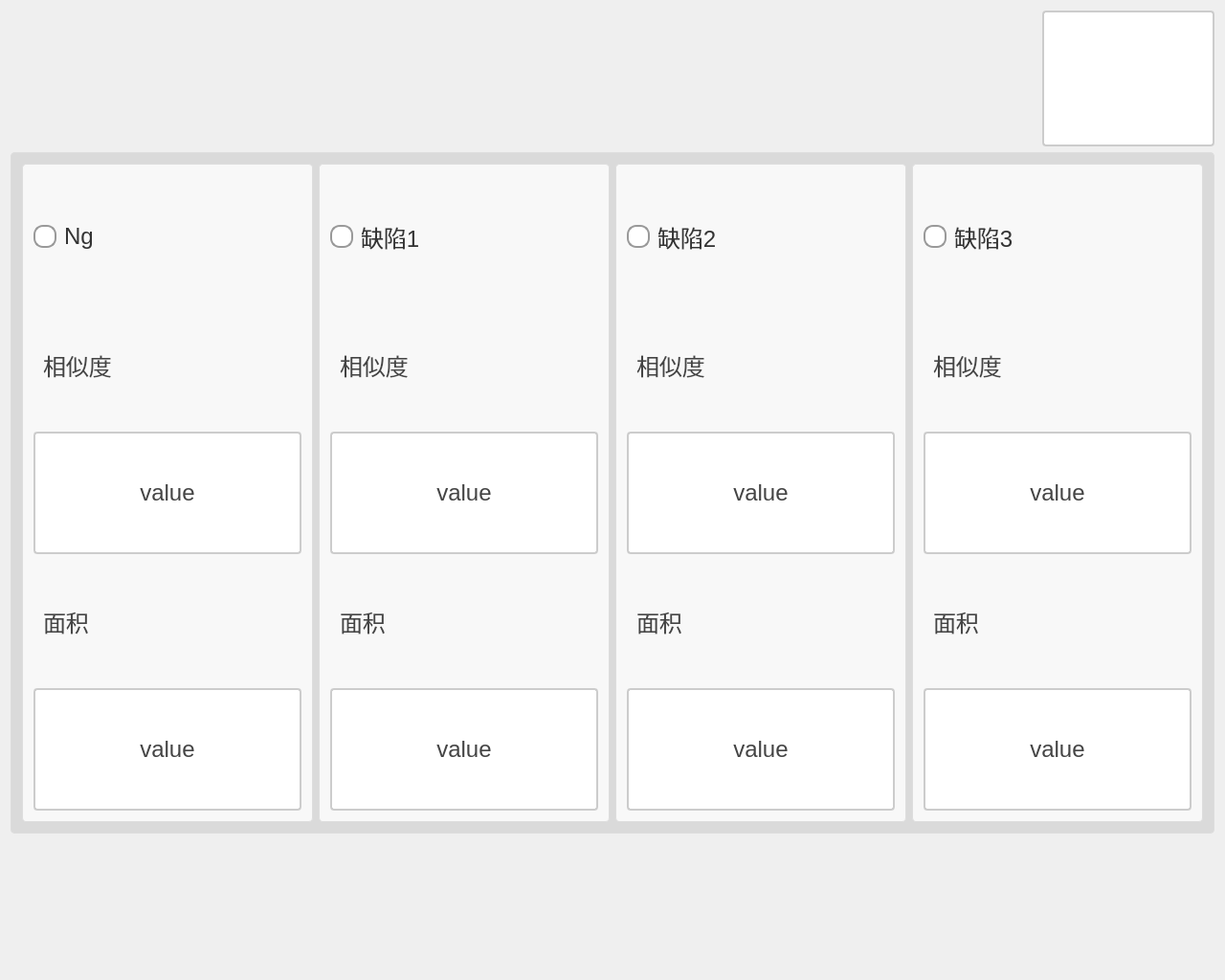
<?xml version="1.0" encoding="UTF-8"?>
<ui version="4.0">
 <class>DlgProductScoreClass</class>
 <widget class="QDialog" name="DlgProductScoreClass">
  <property name="geometry">
   <rect>
    <x>0</x>
    <y>0</y>
    <width>1280</width>
    <height>1024</height>
   </rect>
  </property>
  <property name="windowTitle">
   <string>DlgProductScore</string>
  </property>
  <layout class="QGridLayout" name="gridLayout_2">
   <item row="0" column="0">
    <layout class="QVBoxLayout" name="verticalLayout_5" stretch="1,5,1">
     <item>
      <layout class="QHBoxLayout" name="horizontalLayout_2" stretch="6,1">
       <item>
        <spacer name="horizontalSpacer">
         <property name="orientation">
          <enum>Qt::Orientation::Horizontal</enum>
         </property>
         <property name="sizeHint" stdset="0">
          <size>
           <width>638</width>
           <height>20</height>
          </size>
         </property>
        </spacer>
       </item>
       <item>
        <widget class="QPushButton" name="pbtn_close">
         <property name="sizePolicy">
          <sizepolicy hsizetype="Minimum" vsizetype="Minimum">
           <horstretch>0</horstretch>
           <verstretch>0</verstretch>
          </sizepolicy>
         </property>
         <property name="styleSheet">
          <string notr="true">QPushButton {
    padding: 6px 14px;
    border: 2px solid #CCC;
    border-radius: 4px;
    background-color: white;
    color: #444;
	font-size:24px;
    qproperty-icon: url(:/icons/closeBlack.png);  
    qproperty-iconSize: 50px 50px;
}

QPushButton:hover {
    background-color: #ff6666;
}

QPushButton:pressed {
    background-color: #cc0000;
}
</string>
         </property>
         <property name="text">
          <string/>
         </property>
        </widget>
       </item>
      </layout>
     </item>
     <item>
      <widget class="QGroupBox" name="groupBox_10">
       <property name="styleSheet">
        <string notr="true">QGroupBox {
    border: 1px solid #DDD;
    border-radius: 4px;
    font: bold 14px;
    color: #666;
    background-color: rgb(218, 218, 218);
}

QGroupBox::title {
    subcontrol-origin: margin;
    subcontrol-position: top left;
    left: 10px;
    padding: 0 5px;
}</string>
       </property>
       <property name="title">
        <string/>
       </property>
       <layout class="QGridLayout" name="gridLayout">
        <item row="0" column="0">
         <layout class="QHBoxLayout" name="horizontalLayout">
          <item>
           <widget class="QGroupBox" name="groupBox_4">
            <property name="styleSheet">
             <string notr="true">QGroupBox {
    border: 1px solid #DDD;
    border-radius: 4px;
    font: bold 14px;
    color: #666;
    background-color: #F8F8F8;
}

QGroupBox::title {
    subcontrol-origin: margin;
    subcontrol-position: top left;
    left: 10px;
    padding: 0 5px;
}</string>
            </property>
            <property name="title">
             <string/>
            </property>
            <layout class="QGridLayout" name="gridLayout_3">
             <item row="0" column="0">
              <layout class="QVBoxLayout" name="verticalLayout_4">
               <item>
                <widget class="QRadioButton" name="rbtn_NgEnable">
                 <property name="sizePolicy">
                  <sizepolicy hsizetype="Minimum" vsizetype="Minimum">
                   <horstretch>0</horstretch>
                   <verstretch>0</verstretch>
                  </sizepolicy>
                 </property>
                 <property name="styleSheet">
                  <string notr="true">QRadioButton {
    spacing: 8px;
    font-size: 24px;
    color: #333;  /* 保持原始文字颜色 */
}

/* 未选中状态 */
QRadioButton::indicator {
    width: 20px;
    height: 20px;
    border-radius: 10px;
    border: 2px solid #999;
    background: #ffffff;
}

/* 悬停效果 */
QRadioButton::indicator:hover {
    border: 2px solid #666;
}

/* 选中状态 */
QRadioButton::indicator:checked {
    border: 2px solid #FF6B00;  /* 橙色边框 */
}

/* 选中时的内圆 */
QRadioButton::indicator:checked {
    background-color: qradialgradient(
        cx:0.5, cy:0.5,
        radius:0.4,
        fx:0.5, fy:0.5,
        stop:0 #FF6B00,  /* 主橙色 */
        stop:1 transparent
    );
}

/* 禁用状态 */
QRadioButton:::disabled {
    border: 2px solid #ccc;
    background: #eee;
}

/* 点击动画效果 */
QRadioButton::indicator:pressed {
    border: 2px solid #CC5500;  /* 深橙色边框 */
    background-color: qradialgradient(
        cx:0.5, cy:0.5,
        radius:0.5,
        fx:0.5, fy:0.5,
        stop:0 #FFD8B3,  /* 浅橙色渐变 */
        stop:1 transparent
    );
}</string>
                 </property>
                 <property name="text">
                  <string>Ng</string>
                 </property>
                </widget>
               </item>
               <item>
                <widget class="QLabel" name="label_18">
                 <property name="sizePolicy">
                  <sizepolicy hsizetype="Minimum" vsizetype="Minimum">
                   <horstretch>0</horstretch>
                   <verstretch>0</verstretch>
                  </sizepolicy>
                 </property>
                 <property name="styleSheet">
                  <string notr="true">/* 基础标签样式 */
QLabel {
    color: #444444;          /* 主文字色 */
    font-size: 24px;         /* 标准字号 */
    background: transparent; /* 透明背景 */
    padding: 2px 4px;        /* 基础内边距 */
}

/* 标题样式 */
QLabel.title {
    font-size: 16px;
    font-weight: 600;
    color: #333333;
    border-bottom: 1px solid #DDDDDD; /* 下划线装饰 */
    padding-bottom: 4px;
}

/* 副标题/次要文本 */
QLabel.subtitle {
    color: #666666;
    font-size: 13px;
    font-style: italic;
}

/* 强调文本 */
QLabel.emphasis {
    color: #333333;
    font-weight: 500;
    background-color: #F5F5F5;
    border-radius: 3px;
    padding: 4px 8px;
}

/* 状态标签（成功/警告/错误） */
QLabel[state=&quot;success&quot;] {
    color: #228B22;          /* 森林绿 */
    border-left: 3px solid #228B22;
    padding-left: 8px;
}

QLabel[state=&quot;warning&quot;] {
    color: #FF8C00;          /* 暗橙 */
    border-left: 3px solid #FF8C00;
    padding-left: 8px;
}

QLabel[state=&quot;error&quot;] {
    color: #B22222;          /* 砖红 */
    border-left: 3px solid #B22222;
    padding-left: 8px;
}

/* 数据展示标签 */
QLabel.data {
    color: #2F4F4F;          /* 深石板灰 */
    font-family: monospace;
    border: 1px solid #E0E0E0;
    background-color: #FFFFFF;
    padding: 6px 12px;
    border-radius: 4px;
}

/* 禁用状态 */
QLabel:disabled {
    color: #AAAAAA;
    background-color: transparent;
}

/* 链接样式（伪链接效果） */
QLabel.link {
    color: #4682B4;          /* 钢蓝 */
    text-decoration: underline;
    border-bottom: 1px dotted #4682B4;
}

/* 图标标签 */
QLabel.icon {
    qproperty-alignment: AlignCenter;
    border: 1px solid #E0E0E0;
    border-radius: 4px;
    background-color: #FFFFFF;
    padding: 12px;
}</string>
                 </property>
                 <property name="text">
                  <string>相似度</string>
                 </property>
                </widget>
               </item>
               <item>
                <widget class="QPushButton" name="ptn_NgSimilarity">
                 <property name="sizePolicy">
                  <sizepolicy hsizetype="Minimum" vsizetype="Minimum">
                   <horstretch>0</horstretch>
                   <verstretch>0</verstretch>
                  </sizepolicy>
                 </property>
                 <property name="styleSheet">
                  <string notr="true">QPushButton {
    padding: 6px 14px;
    border: 2px solid #CCC;
    border-radius: 4px;
    background-color: white;
    color: #444;
	font-size:24px;
}

QPushButton:hover {
    border-color: #999;
    background-color: #F5F5F5;
}

QPushButton:pressed {
    border-color: #777;
    background-color: #EEE;
}</string>
                 </property>
                 <property name="text">
                  <string>value</string>
                 </property>
                </widget>
               </item>
               <item>
                <widget class="QLabel" name="label_25">
                 <property name="sizePolicy">
                  <sizepolicy hsizetype="Minimum" vsizetype="Minimum">
                   <horstretch>0</horstretch>
                   <verstretch>0</verstretch>
                  </sizepolicy>
                 </property>
                 <property name="styleSheet">
                  <string notr="true">/* 基础标签样式 */
QLabel {
    color: #444444;          /* 主文字色 */
    font-size: 24px;         /* 标准字号 */
    background: transparent; /* 透明背景 */
    padding: 2px 4px;        /* 基础内边距 */
}

/* 标题样式 */
QLabel.title {
    font-size: 16px;
    font-weight: 600;
    color: #333333;
    border-bottom: 1px solid #DDDDDD; /* 下划线装饰 */
    padding-bottom: 4px;
}

/* 副标题/次要文本 */
QLabel.subtitle {
    color: #666666;
    font-size: 13px;
    font-style: italic;
}

/* 强调文本 */
QLabel.emphasis {
    color: #333333;
    font-weight: 500;
    background-color: #F5F5F5;
    border-radius: 3px;
    padding: 4px 8px;
}

/* 状态标签（成功/警告/错误） */
QLabel[state=&quot;success&quot;] {
    color: #228B22;          /* 森林绿 */
    border-left: 3px solid #228B22;
    padding-left: 8px;
}

QLabel[state=&quot;warning&quot;] {
    color: #FF8C00;          /* 暗橙 */
    border-left: 3px solid #FF8C00;
    padding-left: 8px;
}

QLabel[state=&quot;error&quot;] {
    color: #B22222;          /* 砖红 */
    border-left: 3px solid #B22222;
    padding-left: 8px;
}

/* 数据展示标签 */
QLabel.data {
    color: #2F4F4F;          /* 深石板灰 */
    font-family: monospace;
    border: 1px solid #E0E0E0;
    background-color: #FFFFFF;
    padding: 6px 12px;
    border-radius: 4px;
}

/* 禁用状态 */
QLabel:disabled {
    color: #AAAAAA;
    background-color: transparent;
}

/* 链接样式（伪链接效果） */
QLabel.link {
    color: #4682B4;          /* 钢蓝 */
    text-decoration: underline;
    border-bottom: 1px dotted #4682B4;
}

/* 图标标签 */
QLabel.icon {
    qproperty-alignment: AlignCenter;
    border: 1px solid #E0E0E0;
    border-radius: 4px;
    background-color: #FFFFFF;
    padding: 12px;
}</string>
                 </property>
                 <property name="text">
                  <string>面积</string>
                 </property>
                </widget>
               </item>
               <item>
                <widget class="QPushButton" name="ptn_NgArea">
                 <property name="sizePolicy">
                  <sizepolicy hsizetype="Minimum" vsizetype="Minimum">
                   <horstretch>0</horstretch>
                   <verstretch>0</verstretch>
                  </sizepolicy>
                 </property>
                 <property name="styleSheet">
                  <string notr="true">QPushButton {
    padding: 6px 14px;
    border: 2px solid #CCC;
    border-radius: 4px;
    background-color: white;
    color: #444;
	font-size:24px;
}

QPushButton:hover {
    border-color: #999;
    background-color: #F5F5F5;
}

QPushButton:pressed {
    border-color: #777;
    background-color: #EEE;
}</string>
                 </property>
                 <property name="text">
                  <string>value</string>
                 </property>
                </widget>
               </item>
              </layout>
             </item>
            </layout>
           </widget>
          </item>
          <item>
           <widget class="QGroupBox" name="groupBox_7">
            <property name="styleSheet">
             <string notr="true">QGroupBox {
    border: 1px solid #DDD;
    border-radius: 4px;
    font: bold 14px;
    color: #666;
    background-color: #F8F8F8;
}

QGroupBox::title {
    subcontrol-origin: margin;
    subcontrol-position: top left;
    left: 10px;
    padding: 0 5px;
}</string>
            </property>
            <property name="title">
             <string/>
            </property>
            <layout class="QGridLayout" name="gridLayout_4">
             <item row="0" column="0">
              <layout class="QVBoxLayout" name="verticalLayout_3">
               <item>
                <widget class="QRadioButton" name="rbtn_quexian1">
                 <property name="sizePolicy">
                  <sizepolicy hsizetype="Minimum" vsizetype="Minimum">
                   <horstretch>0</horstretch>
                   <verstretch>0</verstretch>
                  </sizepolicy>
                 </property>
                 <property name="styleSheet">
                  <string notr="true">QRadioButton {
    spacing: 8px;
    font-size: 24px;
    color: #333;  /* 保持原始文字颜色 */
}

/* 未选中状态 */
QRadioButton::indicator {
    width: 20px;
    height: 20px;
    border-radius: 10px;
    border: 2px solid #999;
    background: #ffffff;
}

/* 悬停效果 */
QRadioButton::indicator:hover {
    border: 2px solid #666;
}

/* 选中状态 */
QRadioButton::indicator:checked {
    border: 2px solid #FF6B00;  /* 橙色边框 */
}

/* 选中时的内圆 */
QRadioButton::indicator:checked {
    background-color: qradialgradient(
        cx:0.5, cy:0.5,
        radius:0.4,
        fx:0.5, fy:0.5,
        stop:0 #FF6B00,  /* 主橙色 */
        stop:1 transparent
    );
}

/* 禁用状态 */
QRadioButton:::disabled {
    border: 2px solid #ccc;
    background: #eee;
}

/* 点击动画效果 */
QRadioButton::indicator:pressed {
    border: 2px solid #CC5500;  /* 深橙色边框 */
    background-color: qradialgradient(
        cx:0.5, cy:0.5,
        radius:0.5,
        fx:0.5, fy:0.5,
        stop:0 #FFD8B3,  /* 浅橙色渐变 */
        stop:1 transparent
    );
}</string>
                 </property>
                 <property name="text">
                  <string>缺陷1</string>
                 </property>
                </widget>
               </item>
               <item>
                <widget class="QLabel" name="label_19">
                 <property name="sizePolicy">
                  <sizepolicy hsizetype="Minimum" vsizetype="Minimum">
                   <horstretch>0</horstretch>
                   <verstretch>0</verstretch>
                  </sizepolicy>
                 </property>
                 <property name="styleSheet">
                  <string notr="true">/* 基础标签样式 */
QLabel {
    color: #444444;          /* 主文字色 */
    font-size: 24px;         /* 标准字号 */
    background: transparent; /* 透明背景 */
    padding: 2px 4px;        /* 基础内边距 */
}

/* 标题样式 */
QLabel.title {
    font-size: 16px;
    font-weight: 600;
    color: #333333;
    border-bottom: 1px solid #DDDDDD; /* 下划线装饰 */
    padding-bottom: 4px;
}

/* 副标题/次要文本 */
QLabel.subtitle {
    color: #666666;
    font-size: 13px;
    font-style: italic;
}

/* 强调文本 */
QLabel.emphasis {
    color: #333333;
    font-weight: 500;
    background-color: #F5F5F5;
    border-radius: 3px;
    padding: 4px 8px;
}

/* 状态标签（成功/警告/错误） */
QLabel[state=&quot;success&quot;] {
    color: #228B22;          /* 森林绿 */
    border-left: 3px solid #228B22;
    padding-left: 8px;
}

QLabel[state=&quot;warning&quot;] {
    color: #FF8C00;          /* 暗橙 */
    border-left: 3px solid #FF8C00;
    padding-left: 8px;
}

QLabel[state=&quot;error&quot;] {
    color: #B22222;          /* 砖红 */
    border-left: 3px solid #B22222;
    padding-left: 8px;
}

/* 数据展示标签 */
QLabel.data {
    color: #2F4F4F;          /* 深石板灰 */
    font-family: monospace;
    border: 1px solid #E0E0E0;
    background-color: #FFFFFF;
    padding: 6px 12px;
    border-radius: 4px;
}

/* 禁用状态 */
QLabel:disabled {
    color: #AAAAAA;
    background-color: transparent;
}

/* 链接样式（伪链接效果） */
QLabel.link {
    color: #4682B4;          /* 钢蓝 */
    text-decoration: underline;
    border-bottom: 1px dotted #4682B4;
}

/* 图标标签 */
QLabel.icon {
    qproperty-alignment: AlignCenter;
    border: 1px solid #E0E0E0;
    border-radius: 4px;
    background-color: #FFFFFF;
    padding: 12px;
}</string>
                 </property>
                 <property name="text">
                  <string>相似度</string>
                 </property>
                </widget>
               </item>
               <item>
                <widget class="QPushButton" name="pbtn_quexian1Similarity">
                 <property name="sizePolicy">
                  <sizepolicy hsizetype="Minimum" vsizetype="Minimum">
                   <horstretch>0</horstretch>
                   <verstretch>0</verstretch>
                  </sizepolicy>
                 </property>
                 <property name="styleSheet">
                  <string notr="true">QPushButton {
    padding: 6px 14px;
    border: 2px solid #CCC;
    border-radius: 4px;
    background-color: white;
    color: #444;
	font-size:24px;
}

QPushButton:hover {
    border-color: #999;
    background-color: #F5F5F5;
}

QPushButton:pressed {
    border-color: #777;
    background-color: #EEE;
}</string>
                 </property>
                 <property name="text">
                  <string>value</string>
                 </property>
                </widget>
               </item>
               <item>
                <widget class="QLabel" name="label_26">
                 <property name="sizePolicy">
                  <sizepolicy hsizetype="Minimum" vsizetype="Minimum">
                   <horstretch>0</horstretch>
                   <verstretch>0</verstretch>
                  </sizepolicy>
                 </property>
                 <property name="styleSheet">
                  <string notr="true">/* 基础标签样式 */
QLabel {
    color: #444444;          /* 主文字色 */
    font-size: 24px;         /* 标准字号 */
    background: transparent; /* 透明背景 */
    padding: 2px 4px;        /* 基础内边距 */
}

/* 标题样式 */
QLabel.title {
    font-size: 16px;
    font-weight: 600;
    color: #333333;
    border-bottom: 1px solid #DDDDDD; /* 下划线装饰 */
    padding-bottom: 4px;
}

/* 副标题/次要文本 */
QLabel.subtitle {
    color: #666666;
    font-size: 13px;
    font-style: italic;
}

/* 强调文本 */
QLabel.emphasis {
    color: #333333;
    font-weight: 500;
    background-color: #F5F5F5;
    border-radius: 3px;
    padding: 4px 8px;
}

/* 状态标签（成功/警告/错误） */
QLabel[state=&quot;success&quot;] {
    color: #228B22;          /* 森林绿 */
    border-left: 3px solid #228B22;
    padding-left: 8px;
}

QLabel[state=&quot;warning&quot;] {
    color: #FF8C00;          /* 暗橙 */
    border-left: 3px solid #FF8C00;
    padding-left: 8px;
}

QLabel[state=&quot;error&quot;] {
    color: #B22222;          /* 砖红 */
    border-left: 3px solid #B22222;
    padding-left: 8px;
}

/* 数据展示标签 */
QLabel.data {
    color: #2F4F4F;          /* 深石板灰 */
    font-family: monospace;
    border: 1px solid #E0E0E0;
    background-color: #FFFFFF;
    padding: 6px 12px;
    border-radius: 4px;
}

/* 禁用状态 */
QLabel:disabled {
    color: #AAAAAA;
    background-color: transparent;
}

/* 链接样式（伪链接效果） */
QLabel.link {
    color: #4682B4;          /* 钢蓝 */
    text-decoration: underline;
    border-bottom: 1px dotted #4682B4;
}

/* 图标标签 */
QLabel.icon {
    qproperty-alignment: AlignCenter;
    border: 1px solid #E0E0E0;
    border-radius: 4px;
    background-color: #FFFFFF;
    padding: 12px;
}</string>
                 </property>
                 <property name="text">
                  <string>面积</string>
                 </property>
                </widget>
               </item>
               <item>
                <widget class="QPushButton" name="pbtn_quexian1Area">
                 <property name="sizePolicy">
                  <sizepolicy hsizetype="Minimum" vsizetype="Minimum">
                   <horstretch>0</horstretch>
                   <verstretch>0</verstretch>
                  </sizepolicy>
                 </property>
                 <property name="styleSheet">
                  <string notr="true">QPushButton {
    padding: 6px 14px;
    border: 2px solid #CCC;
    border-radius: 4px;
    background-color: white;
    color: #444;
	font-size:24px;
}

QPushButton:hover {
    border-color: #999;
    background-color: #F5F5F5;
}

QPushButton:pressed {
    border-color: #777;
    background-color: #EEE;
}</string>
                 </property>
                 <property name="text">
                  <string>value</string>
                 </property>
                </widget>
               </item>
              </layout>
             </item>
            </layout>
           </widget>
          </item>
          <item>
           <widget class="QGroupBox" name="groupBox_6">
            <property name="styleSheet">
             <string notr="true">QGroupBox {
    border: 1px solid #DDD;
    border-radius: 4px;
    font: bold 14px;
    color: #666;
    background-color: #F8F8F8;
}

QGroupBox::title {
    subcontrol-origin: margin;
    subcontrol-position: top left;
    left: 10px;
    padding: 0 5px;
}</string>
            </property>
            <property name="title">
             <string/>
            </property>
            <layout class="QGridLayout" name="gridLayout_5">
             <item row="0" column="0">
              <layout class="QVBoxLayout" name="verticalLayout_2">
               <item>
                <widget class="QRadioButton" name="rbtn_quexian2">
                 <property name="sizePolicy">
                  <sizepolicy hsizetype="Minimum" vsizetype="Minimum">
                   <horstretch>0</horstretch>
                   <verstretch>0</verstretch>
                  </sizepolicy>
                 </property>
                 <property name="styleSheet">
                  <string notr="true">QRadioButton {
    spacing: 8px;
    font-size: 24px;
    color: #333;  /* 保持原始文字颜色 */
}

/* 未选中状态 */
QRadioButton::indicator {
    width: 20px;
    height: 20px;
    border-radius: 10px;
    border: 2px solid #999;
    background: #ffffff;
}

/* 悬停效果 */
QRadioButton::indicator:hover {
    border: 2px solid #666;
}

/* 选中状态 */
QRadioButton::indicator:checked {
    border: 2px solid #FF6B00;  /* 橙色边框 */
}

/* 选中时的内圆 */
QRadioButton::indicator:checked {
    background-color: qradialgradient(
        cx:0.5, cy:0.5,
        radius:0.4,
        fx:0.5, fy:0.5,
        stop:0 #FF6B00,  /* 主橙色 */
        stop:1 transparent
    );
}

/* 禁用状态 */
QRadioButton:::disabled {
    border: 2px solid #ccc;
    background: #eee;
}

/* 点击动画效果 */
QRadioButton::indicator:pressed {
    border: 2px solid #CC5500;  /* 深橙色边框 */
    background-color: qradialgradient(
        cx:0.5, cy:0.5,
        radius:0.5,
        fx:0.5, fy:0.5,
        stop:0 #FFD8B3,  /* 浅橙色渐变 */
        stop:1 transparent
    );
}</string>
                 </property>
                 <property name="text">
                  <string>缺陷2</string>
                 </property>
                </widget>
               </item>
               <item>
                <widget class="QLabel" name="label_17">
                 <property name="sizePolicy">
                  <sizepolicy hsizetype="Minimum" vsizetype="Minimum">
                   <horstretch>0</horstretch>
                   <verstretch>0</verstretch>
                  </sizepolicy>
                 </property>
                 <property name="styleSheet">
                  <string notr="true">/* 基础标签样式 */
QLabel {
    color: #444444;          /* 主文字色 */
    font-size: 24px;         /* 标准字号 */
    background: transparent; /* 透明背景 */
    padding: 2px 4px;        /* 基础内边距 */
}

/* 标题样式 */
QLabel.title {
    font-size: 16px;
    font-weight: 600;
    color: #333333;
    border-bottom: 1px solid #DDDDDD; /* 下划线装饰 */
    padding-bottom: 4px;
}

/* 副标题/次要文本 */
QLabel.subtitle {
    color: #666666;
    font-size: 13px;
    font-style: italic;
}

/* 强调文本 */
QLabel.emphasis {
    color: #333333;
    font-weight: 500;
    background-color: #F5F5F5;
    border-radius: 3px;
    padding: 4px 8px;
}

/* 状态标签（成功/警告/错误） */
QLabel[state=&quot;success&quot;] {
    color: #228B22;          /* 森林绿 */
    border-left: 3px solid #228B22;
    padding-left: 8px;
}

QLabel[state=&quot;warning&quot;] {
    color: #FF8C00;          /* 暗橙 */
    border-left: 3px solid #FF8C00;
    padding-left: 8px;
}

QLabel[state=&quot;error&quot;] {
    color: #B22222;          /* 砖红 */
    border-left: 3px solid #B22222;
    padding-left: 8px;
}

/* 数据展示标签 */
QLabel.data {
    color: #2F4F4F;          /* 深石板灰 */
    font-family: monospace;
    border: 1px solid #E0E0E0;
    background-color: #FFFFFF;
    padding: 6px 12px;
    border-radius: 4px;
}

/* 禁用状态 */
QLabel:disabled {
    color: #AAAAAA;
    background-color: transparent;
}

/* 链接样式（伪链接效果） */
QLabel.link {
    color: #4682B4;          /* 钢蓝 */
    text-decoration: underline;
    border-bottom: 1px dotted #4682B4;
}

/* 图标标签 */
QLabel.icon {
    qproperty-alignment: AlignCenter;
    border: 1px solid #E0E0E0;
    border-radius: 4px;
    background-color: #FFFFFF;
    padding: 12px;
}</string>
                 </property>
                 <property name="text">
                  <string>相似度</string>
                 </property>
                </widget>
               </item>
               <item>
                <widget class="QPushButton" name="pbtn_quexian2Similarity">
                 <property name="sizePolicy">
                  <sizepolicy hsizetype="Minimum" vsizetype="Minimum">
                   <horstretch>0</horstretch>
                   <verstretch>0</verstretch>
                  </sizepolicy>
                 </property>
                 <property name="styleSheet">
                  <string notr="true">QPushButton {
    padding: 6px 14px;
    border: 2px solid #CCC;
    border-radius: 4px;
    background-color: white;
    color: #444;
	font-size:24px;
}

QPushButton:hover {
    border-color: #999;
    background-color: #F5F5F5;
}

QPushButton:pressed {
    border-color: #777;
    background-color: #EEE;
}</string>
                 </property>
                 <property name="text">
                  <string>value</string>
                 </property>
                </widget>
               </item>
               <item>
                <widget class="QLabel" name="label_27">
                 <property name="sizePolicy">
                  <sizepolicy hsizetype="Minimum" vsizetype="Minimum">
                   <horstretch>0</horstretch>
                   <verstretch>0</verstretch>
                  </sizepolicy>
                 </property>
                 <property name="styleSheet">
                  <string notr="true">/* 基础标签样式 */
QLabel {
    color: #444444;          /* 主文字色 */
    font-size: 24px;         /* 标准字号 */
    background: transparent; /* 透明背景 */
    padding: 2px 4px;        /* 基础内边距 */
}

/* 标题样式 */
QLabel.title {
    font-size: 16px;
    font-weight: 600;
    color: #333333;
    border-bottom: 1px solid #DDDDDD; /* 下划线装饰 */
    padding-bottom: 4px;
}

/* 副标题/次要文本 */
QLabel.subtitle {
    color: #666666;
    font-size: 13px;
    font-style: italic;
}

/* 强调文本 */
QLabel.emphasis {
    color: #333333;
    font-weight: 500;
    background-color: #F5F5F5;
    border-radius: 3px;
    padding: 4px 8px;
}

/* 状态标签（成功/警告/错误） */
QLabel[state=&quot;success&quot;] {
    color: #228B22;          /* 森林绿 */
    border-left: 3px solid #228B22;
    padding-left: 8px;
}

QLabel[state=&quot;warning&quot;] {
    color: #FF8C00;          /* 暗橙 */
    border-left: 3px solid #FF8C00;
    padding-left: 8px;
}

QLabel[state=&quot;error&quot;] {
    color: #B22222;          /* 砖红 */
    border-left: 3px solid #B22222;
    padding-left: 8px;
}

/* 数据展示标签 */
QLabel.data {
    color: #2F4F4F;          /* 深石板灰 */
    font-family: monospace;
    border: 1px solid #E0E0E0;
    background-color: #FFFFFF;
    padding: 6px 12px;
    border-radius: 4px;
}

/* 禁用状态 */
QLabel:disabled {
    color: #AAAAAA;
    background-color: transparent;
}

/* 链接样式（伪链接效果） */
QLabel.link {
    color: #4682B4;          /* 钢蓝 */
    text-decoration: underline;
    border-bottom: 1px dotted #4682B4;
}

/* 图标标签 */
QLabel.icon {
    qproperty-alignment: AlignCenter;
    border: 1px solid #E0E0E0;
    border-radius: 4px;
    background-color: #FFFFFF;
    padding: 12px;
}</string>
                 </property>
                 <property name="text">
                  <string>面积</string>
                 </property>
                </widget>
               </item>
               <item>
                <widget class="QPushButton" name="pbtn_quexian2Area">
                 <property name="sizePolicy">
                  <sizepolicy hsizetype="Minimum" vsizetype="Minimum">
                   <horstretch>0</horstretch>
                   <verstretch>0</verstretch>
                  </sizepolicy>
                 </property>
                 <property name="styleSheet">
                  <string notr="true">QPushButton {
    padding: 6px 14px;
    border: 2px solid #CCC;
    border-radius: 4px;
    background-color: white;
    color: #444;
	font-size:24px;
}

QPushButton:hover {
    border-color: #999;
    background-color: #F5F5F5;
}

QPushButton:pressed {
    border-color: #777;
    background-color: #EEE;
}</string>
                 </property>
                 <property name="text">
                  <string>value</string>
                 </property>
                </widget>
               </item>
              </layout>
             </item>
            </layout>
           </widget>
          </item>
          <item>
           <widget class="QGroupBox" name="groupBox_8">
            <property name="styleSheet">
             <string notr="true">QGroupBox {
    border: 1px solid #DDD;
    border-radius: 4px;
    font: bold 14px;
    color: #666;
    background-color: #F8F8F8;
}

QGroupBox::title {
    subcontrol-origin: margin;
    subcontrol-position: top left;
    left: 10px;
    padding: 0 5px;
}</string>
            </property>
            <property name="title">
             <string/>
            </property>
            <layout class="QGridLayout" name="gridLayout_6">
             <item row="0" column="0">
              <layout class="QVBoxLayout" name="verticalLayout">
               <item>
                <widget class="QRadioButton" name="rbtn_quexian3">
                 <property name="sizePolicy">
                  <sizepolicy hsizetype="Minimum" vsizetype="Minimum">
                   <horstretch>0</horstretch>
                   <verstretch>0</verstretch>
                  </sizepolicy>
                 </property>
                 <property name="styleSheet">
                  <string notr="true">QRadioButton {
    spacing: 8px;
    font-size: 24px;
    color: #333;  /* 保持原始文字颜色 */
}

/* 未选中状态 */
QRadioButton::indicator {
    width: 20px;
    height: 20px;
    border-radius: 10px;
    border: 2px solid #999;
    background: #ffffff;
}

/* 悬停效果 */
QRadioButton::indicator:hover {
    border: 2px solid #666;
}

/* 选中状态 */
QRadioButton::indicator:checked {
    border: 2px solid #FF6B00;  /* 橙色边框 */
}

/* 选中时的内圆 */
QRadioButton::indicator:checked {
    background-color: qradialgradient(
        cx:0.5, cy:0.5,
        radius:0.4,
        fx:0.5, fy:0.5,
        stop:0 #FF6B00,  /* 主橙色 */
        stop:1 transparent
    );
}

/* 禁用状态 */
QRadioButton:::disabled {
    border: 2px solid #ccc;
    background: #eee;
}

/* 点击动画效果 */
QRadioButton::indicator:pressed {
    border: 2px solid #CC5500;  /* 深橙色边框 */
    background-color: qradialgradient(
        cx:0.5, cy:0.5,
        radius:0.5,
        fx:0.5, fy:0.5,
        stop:0 #FFD8B3,  /* 浅橙色渐变 */
        stop:1 transparent
    );
}</string>
                 </property>
                 <property name="text">
                  <string>缺陷3</string>
                 </property>
                </widget>
               </item>
               <item>
                <widget class="QLabel" name="label_20">
                 <property name="sizePolicy">
                  <sizepolicy hsizetype="Minimum" vsizetype="Minimum">
                   <horstretch>0</horstretch>
                   <verstretch>0</verstretch>
                  </sizepolicy>
                 </property>
                 <property name="styleSheet">
                  <string notr="true">/* 基础标签样式 */
QLabel {
    color: #444444;          /* 主文字色 */
    font-size: 24px;         /* 标准字号 */
    background: transparent; /* 透明背景 */
    padding: 2px 4px;        /* 基础内边距 */
}

/* 标题样式 */
QLabel.title {
    font-size: 16px;
    font-weight: 600;
    color: #333333;
    border-bottom: 1px solid #DDDDDD; /* 下划线装饰 */
    padding-bottom: 4px;
}

/* 副标题/次要文本 */
QLabel.subtitle {
    color: #666666;
    font-size: 13px;
    font-style: italic;
}

/* 强调文本 */
QLabel.emphasis {
    color: #333333;
    font-weight: 500;
    background-color: #F5F5F5;
    border-radius: 3px;
    padding: 4px 8px;
}

/* 状态标签（成功/警告/错误） */
QLabel[state=&quot;success&quot;] {
    color: #228B22;          /* 森林绿 */
    border-left: 3px solid #228B22;
    padding-left: 8px;
}

QLabel[state=&quot;warning&quot;] {
    color: #FF8C00;          /* 暗橙 */
    border-left: 3px solid #FF8C00;
    padding-left: 8px;
}

QLabel[state=&quot;error&quot;] {
    color: #B22222;          /* 砖红 */
    border-left: 3px solid #B22222;
    padding-left: 8px;
}

/* 数据展示标签 */
QLabel.data {
    color: #2F4F4F;          /* 深石板灰 */
    font-family: monospace;
    border: 1px solid #E0E0E0;
    background-color: #FFFFFF;
    padding: 6px 12px;
    border-radius: 4px;
}

/* 禁用状态 */
QLabel:disabled {
    color: #AAAAAA;
    background-color: transparent;
}

/* 链接样式（伪链接效果） */
QLabel.link {
    color: #4682B4;          /* 钢蓝 */
    text-decoration: underline;
    border-bottom: 1px dotted #4682B4;
}

/* 图标标签 */
QLabel.icon {
    qproperty-alignment: AlignCenter;
    border: 1px solid #E0E0E0;
    border-radius: 4px;
    background-color: #FFFFFF;
    padding: 12px;
}</string>
                 </property>
                 <property name="text">
                  <string>相似度</string>
                 </property>
                </widget>
               </item>
               <item>
                <widget class="QPushButton" name="pbtn_quexian3Similarity">
                 <property name="sizePolicy">
                  <sizepolicy hsizetype="Minimum" vsizetype="Minimum">
                   <horstretch>0</horstretch>
                   <verstretch>0</verstretch>
                  </sizepolicy>
                 </property>
                 <property name="styleSheet">
                  <string notr="true">QPushButton {
    padding: 6px 14px;
    border: 2px solid #CCC;
    border-radius: 4px;
    background-color: white;
    color: #444;
	font-size:24px;
}

QPushButton:hover {
    border-color: #999;
    background-color: #F5F5F5;
}

QPushButton:pressed {
    border-color: #777;
    background-color: #EEE;
}</string>
                 </property>
                 <property name="text">
                  <string>value</string>
                 </property>
                </widget>
               </item>
               <item>
                <widget class="QLabel" name="label_28">
                 <property name="sizePolicy">
                  <sizepolicy hsizetype="Minimum" vsizetype="Minimum">
                   <horstretch>0</horstretch>
                   <verstretch>0</verstretch>
                  </sizepolicy>
                 </property>
                 <property name="styleSheet">
                  <string notr="true">/* 基础标签样式 */
QLabel {
    color: #444444;          /* 主文字色 */
    font-size: 24px;         /* 标准字号 */
    background: transparent; /* 透明背景 */
    padding: 2px 4px;        /* 基础内边距 */
}

/* 标题样式 */
QLabel.title {
    font-size: 16px;
    font-weight: 600;
    color: #333333;
    border-bottom: 1px solid #DDDDDD; /* 下划线装饰 */
    padding-bottom: 4px;
}

/* 副标题/次要文本 */
QLabel.subtitle {
    color: #666666;
    font-size: 13px;
    font-style: italic;
}

/* 强调文本 */
QLabel.emphasis {
    color: #333333;
    font-weight: 500;
    background-color: #F5F5F5;
    border-radius: 3px;
    padding: 4px 8px;
}

/* 状态标签（成功/警告/错误） */
QLabel[state=&quot;success&quot;] {
    color: #228B22;          /* 森林绿 */
    border-left: 3px solid #228B22;
    padding-left: 8px;
}

QLabel[state=&quot;warning&quot;] {
    color: #FF8C00;          /* 暗橙 */
    border-left: 3px solid #FF8C00;
    padding-left: 8px;
}

QLabel[state=&quot;error&quot;] {
    color: #B22222;          /* 砖红 */
    border-left: 3px solid #B22222;
    padding-left: 8px;
}

/* 数据展示标签 */
QLabel.data {
    color: #2F4F4F;          /* 深石板灰 */
    font-family: monospace;
    border: 1px solid #E0E0E0;
    background-color: #FFFFFF;
    padding: 6px 12px;
    border-radius: 4px;
}

/* 禁用状态 */
QLabel:disabled {
    color: #AAAAAA;
    background-color: transparent;
}

/* 链接样式（伪链接效果） */
QLabel.link {
    color: #4682B4;          /* 钢蓝 */
    text-decoration: underline;
    border-bottom: 1px dotted #4682B4;
}

/* 图标标签 */
QLabel.icon {
    qproperty-alignment: AlignCenter;
    border: 1px solid #E0E0E0;
    border-radius: 4px;
    background-color: #FFFFFF;
    padding: 12px;
}</string>
                 </property>
                 <property name="text">
                  <string>面积</string>
                 </property>
                </widget>
               </item>
               <item>
                <widget class="QPushButton" name="pbtn_quexian3Area">
                 <property name="sizePolicy">
                  <sizepolicy hsizetype="Minimum" vsizetype="Minimum">
                   <horstretch>0</horstretch>
                   <verstretch>0</verstretch>
                  </sizepolicy>
                 </property>
                 <property name="styleSheet">
                  <string notr="true">QPushButton {
    padding: 6px 14px;
    border: 2px solid #CCC;
    border-radius: 4px;
    background-color: white;
    color: #444;
	font-size:24px;
}

QPushButton:hover {
    border-color: #999;
    background-color: #F5F5F5;
}

QPushButton:pressed {
    border-color: #777;
    background-color: #EEE;
}</string>
                 </property>
                 <property name="text">
                  <string>value</string>
                 </property>
                </widget>
               </item>
              </layout>
             </item>
            </layout>
           </widget>
          </item>
         </layout>
        </item>
       </layout>
      </widget>
     </item>
     <item>
      <spacer name="verticalSpacer">
       <property name="orientation">
        <enum>Qt::Orientation::Vertical</enum>
       </property>
       <property name="sizeHint" stdset="0">
        <size>
         <width>20</width>
         <height>40</height>
        </size>
       </property>
      </spacer>
     </item>
    </layout>
   </item>
  </layout>
 </widget>
 <layoutdefault spacing="6" margin="11"/>
 <resources/>
 <connections/>
</ui>
